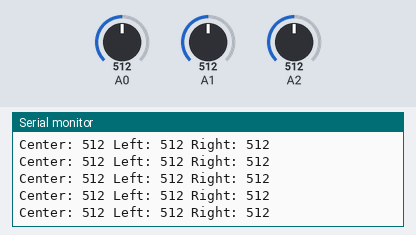
The sketch below on a simulated Arduino Uno, built with avr-gcc and run on an emulated ATmega328P. On the bench: the last lines printed to the serial monitor. The test bench sets the inputs (shaded band); at power-on: A2 = 512, A0 = 512, A1 = 512.

Above: at 10.2 s.
10.3 s: A2 set to 104
At 11.3 s:
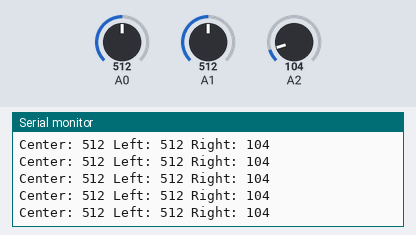
13.3 s: A2 set to 89
At 14.2 s:
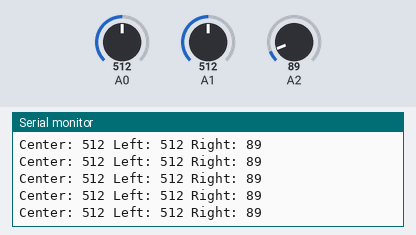
Timing chart, 0 to 16.3 s (numbered marks = the images above; inputs shaded):
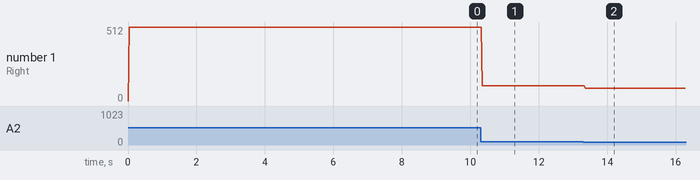

The sketch:

ADCtest.ino
```cpp
//A0: center
//A1: left
//A2: right
void setup() {
  cli();
  // Setting up ADCSRA, ADCSRB, and ADMUX
  ADCSRA = 0xEF;
  ADCSRB = 0x00;
  ADMUX = 0x40;
  sei();
  Serial.begin(9600);
}
volatile unsigned int avrgC = 0; //variable to hold center sensor value
volatile unsigned int avrgL = 0; //variable to hold left sensor value
volatile unsigned int avrgR = 0; //variable to hold right sensor value
void loop() {

  Serial.print("Center: ");
  Serial.print(avrgC);
  Serial.print(" ");

  Serial.print("Left: ");
  Serial.print(avrgL);
  Serial.print(" ");

  Serial.print("Right: ");
  Serial.println(avrgR);

}
ISR(ADC_vect)
{

  //static unsigned int avrgC = 0; //variable to hold center sensor value
  //static unsigned int avrgL = 0; //variable to hold left sensor value
  //static unsigned int avrgR = 0; //variable to hold right sensor value

  //circulate between saving A0, A1, and A2's ADC results
  switch (ADMUX)
  {
    case 0x40:
      avrgC = ADC; //store result to variable for center sensor
      ADMUX = 0x41; //switch to A1 being currently active
      break;
    case 0x41:
      avrgL = ADC; //store result to variable for left sensor
      ADMUX = 0x42; //switch to A2 being currently active
      break;
    case 0x42:
      avrgR = ADC; //store result to variable for right sensor
      ADMUX = 0x40; //switch to A0 being currently active
      break;

  }
}
```

Measured:
- after the input at 10.3 s, the serial monitor: prints a new line after 0.05 s (image 1)
- after the input at 13.3 s, the serial monitor: prints a new line after 0.06 s (image 2)
- plotted number 1: 512 → 104 after the input at 10.3 s, 104 → 89 after the input at 13.3 s
